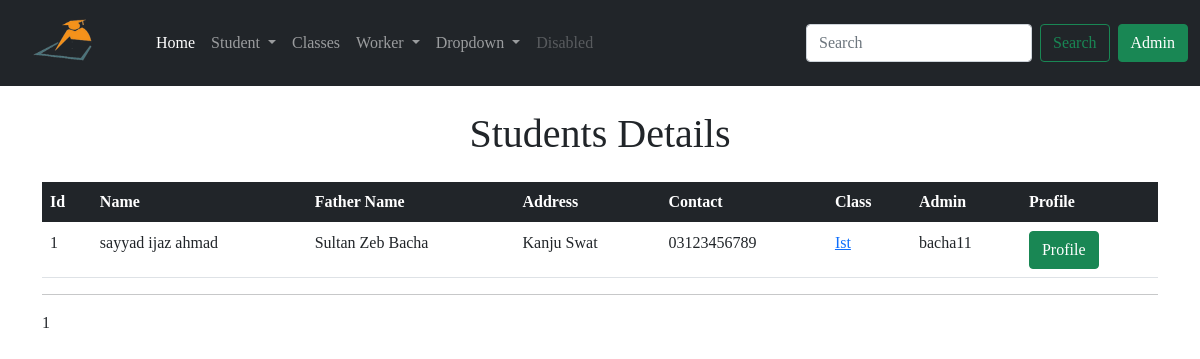
/student_Detials, run on an earlier commit of the app's database.
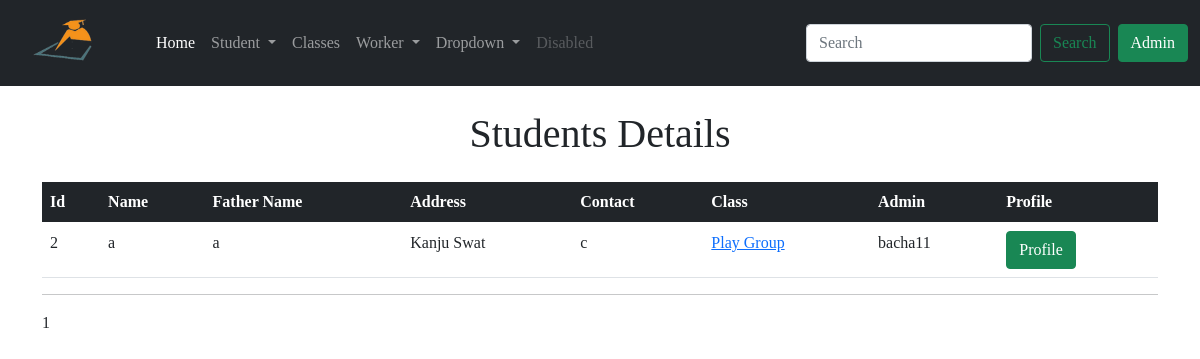
And on a later commit of the database.
### app/models.py (models this page shows, shortened)
class Student(db.Model):
    id = db.Column(db.Integer, primary_key=True)
    std_name = db.Column(db.String(64), index=True)
    f_name = db.Column(db.String(64), index=True)
    std_address = db.Column(db.String(128), index=True)
    std_contact = db.Column(db.String(64), index=True)
    join_date = db.Column(db.DateTime, default=datetime.utcnow())
    std_class = db.Column(db.Integer, db.ForeignKey('class.id'))
    admin_id = db.Column(db.Integer, db.ForeignKey('admin.id'))

class Class(db.Model):
    id = db.Column(db.Integer, primary_key=True)
    cls_name = db.Column(db.String(64), index=True)
    student = db.relationship('Student', backref='stdclass')
    leavestudent = db.relationship('LeaveStudent', backref='stdclass')

class Admin(UserMixin, db.Model):
    id = db.Column(db.Integer, primary_key=True)
    username = db.Column(db.String(32), unique=True, index=True)
    email = db.Column(db.String(64), unique=True, index=True)
    password_hash = db.Column(db.String(128))
    join_date = db.Column(db.DateTime, default=datetime.utcnow())
    student = db.relationship('Student', backref='admin')
    leavestudent = db.relationship('LeaveStudent', backref='admin')
    teacher = db.relationship('Teacher', backref='admin')
    worker = db.relationship('Worker', backref='admin')
    leaveworker = db.relationship('LeaveWorker', backref='admin')

### app/routes.py (the view)
@app.route('/student_Detials')
def student_Detials():
    students = Student.query.all()
    return render_template('student_Detials.html', title='Student Detials', students=students)

### app/templates/student_Detials.html
{% extends 'base.html' %}
{% block content %}
<div class="container">
<h1 class="text-center mt-4"> Students Details</h1>
<table class="table mt-4">
    <thead class="table-dark">
      <tr>
        <th scope="col">Id</th>
        <th scope="col">Name</th>
        <th scope="col">Father Name</th>
        <th scope="col">Address</th>
        <th scope="col">Contact</th>
        <th scope="col">Class</th>
        <th scope="col">Admin</th>
        <th scope="col">Profile</th>
      </tr>
    </thead>
    {% for student in students %}
    <tbody>
      <tr>
        <td> {{ student.id }}</td>
        <td> {{ student.std_name }} </td>
        <td> {{ student.f_name }} </td>
        <td> {{ student.std_address }} </td>
        <td> {{ student.std_contact }} </td>
        <td> <a href=" {{ url_for('class_wise_student', std_class=student.stdclass.id)}} "> {{ student.stdclass.cls_name }} </a></td>
        <td> {{ student.admin.username }} </td>
        <td> <a href=" {{ url_for('student_profile', id=student.id)}} "> <button type="submit" class="btn btn-success">  Profile </button> </a></td>
      </tr>
    </tbody>
    {% endfor %}
  </table>
  <hr>
  <p> {{ students|length }} </p>
</div>
{% endblock %}

### app/templates/base.html (shortened to what this page needs)
<!DOCTYPE html>
<html lang="en">
<head>
    <link href="https://cdn.jsdelivr.net/npm/bootstrap@5.0.0-beta2/dist/css/bootstrap.min.css" rel="stylesheet">
</head>
<body>
    {% include 'nav.html' %}
    {% block content %} {% endblock %}
</body>
</html>

### app/templates/nav.html (shortened to what this page needs)
<nav class="navbar navbar-expand-lg navbar-dark bg-dark">
    <div class="container-fluid">
      <a class="navbar-brand" href="{{ url_for('index') }}"><img src=" {{ url_for('static', filename='image/rsz_1logo.png')}} " class="brand_logo " width="120px" height="60px"  alt="Logo"></a>
      <div class="collapse navbar-collapse" id="navbarSupportedContent">
        <ul class="navbar-nav me-auto mb-2 mb-lg-0">
          <li class="nav-item">
            <a class="nav-link active" aria-current="page" href="{{ url_for('index') }}">Home</a>
          </li>
          <li class="nav-item dropdown">
            <a class="nav-link dropdown-toggle" href="#" id="navbarDropdown" role="button" data-bs-toggle="dropdown" aria-expanded="false">
              Student
            </a>
          </li>
          <li class="nav-item">
            <a class="nav-link " aria-current="page" href="{{ url_for('list_of_class') }}">Classes</a>
          </li>
          <li class="nav-item dropdown">
            <a class="nav-link dropdown-toggle" href="#" id="navbarDropdown" role="button" data-bs-toggle="dropdown" aria-expanded="false">
              Worker
            </a>
          </li>
          <li class="nav-item dropdown">
            <a class="nav-link dropdown-toggle" href="#" id="navbarDropdown" role="button" data-bs-toggle="dropdown" aria-expanded="false">
              Dropdown
            </a>
          </li>
          <li class="nav-item">
            <a class="nav-link disabled" href="#" tabindex="-1" >Disabled</a>
          </li>
        </ul>
        <form class="d-flex">
          <input class="form-control me-2" type="search" placeholder="Search" aria-label="Search">
          <button class="btn btn-outline-success" type="submit">Search</button>
        </form>
        {% if current_user.is_anonymous %}
        <a href="{{ url_for('admin_login') }}"><button class="btn btn-success ms-2">Admin</button></a>
        {% else %}
        <a href="{{ url_for('admin_logout') }}"><button class="btn btn-success ms-2">LogOut</button></a>
        {% endif %}
      </div>
    </div>
  </nav>

### app/templates/base.html (style rules this page uses)
body { font-family: 'Times New Roman', Times, serif; }

What changed in the data, as far as the page shows it:
removed Student: id "1", std_name "sayyad ijaz ahmad", f_name "Sultan Zeb Bacha", std_address "Kanju Swat", std_contact "03123456789", stdclass.cls_name "Ist", admin.username "bacha11"
added Student: id "2", std_name "a", f_name "a", std_address "Kanju Swat", std_contact "c", stdclass.cls_name "Play Group", admin.username "bacha11"
